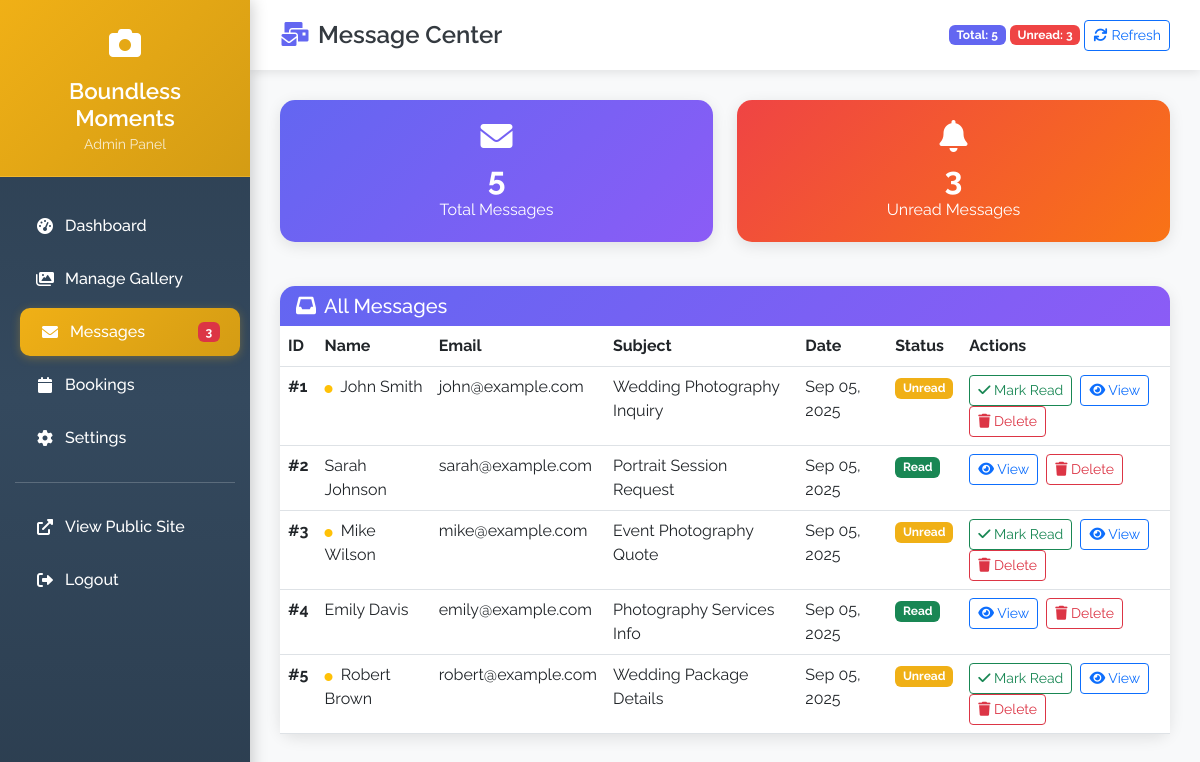
Page /admin/messages.php (signed in) on the committed database.
### tables this page shows
CREATE TABLE contact_messages (
    message_id INT PRIMARY KEY AUTO_INCREMENT,
    sender_name VARCHAR(100) NOT NULL,
    sender_email VARCHAR(100) NOT NULL,
    sender_phone VARCHAR(20),
    subject VARCHAR(200),
    message_content TEXT NOT NULL,
    submission_date TIMESTAMP DEFAULT CURRENT_TIMESTAMP,
    is_read BOOLEAN DEFAULT FALSE,
    replied_date DATETIME
);

### admin/messages.php (the view, shortened to what this page needs)
<?php
require_once '../includes/db_connect.php';
$total_messages = 0;
$unread_messages = 0;
$messages_result = null;
try {
    $total_messages = $conn->query("SELECT COUNT(*) as count FROM contact_messages")->fetch_assoc()['count'];
    $unread_messages = $conn->query("SELECT COUNT(*) as count FROM contact_messages WHERE is_read = FALSE")->fetch_assoc()['count'];
} catch (Exception $e) {
    $error_message = "Database error: " . $e->getMessage();
}
try {
    $messages_query = "SELECT * FROM contact_messages ORDER BY submission_date DESC";
    $messages_result = $conn->query($messages_query);
} catch (Exception $e) {
}
?>
<!DOCTYPE html>
<html lang="en">
<head>
    <link href="https://cdn.jsdelivr.net/npm/bootstrap@5.3.0/dist/css/bootstrap.min.css" rel="stylesheet">
    <link rel="stylesheet" href="https://cdnjs.cloudflare.com/ajax/libs/font-awesome/6.0.0/css/all.min.css">
</head>
<body>
    <div class="sidebar">
        <div class="sidebar-header">
            <div class="logo-icon">
                <i class="fas fa-camera"></i>
            </div>
            <h3>Boundless Moments</h3>
            <small style="color: rgba(255,255,255,0.8);">Admin Panel</small>
        </div>
        <div class="sidebar-menu">
            <ul>
                <li>
                    <a href="dashboard.php">
                        <i class="fas fa-tachometer-alt"></i>
                        Dashboard
                    </a>
                </li>
                <li>
                    <a href="manage-gallery.php">
                        <i class="fas fa-images"></i>
                        Manage Gallery
                    </a>
                </li>
                <li>
                    <a href="messages.php" class="active">
                        <i class="fas fa-envelope"></i>
                        Messages
                        <?php if($unread_messages > 0): ?>
                        <span class="badge bg-danger ms-auto"><?php echo $unread_messages; ?></span>
                        <?php endif; ?>
                    </a>
                </li>
                <li>
                    <a href="bookings.php">
                        <i class="fas fa-calendar"></i>
                        Bookings
                    </a>
                </li>
                <li>
                    <a href="settings.php">
                        <i class="fas fa-cog"></i>
                        Settings
                    </a>
                </li>
                <li style="margin-top: 20px; border-top: 1px solid rgba(255,255,255,0.2); padding-top: 20px;">
                    <a href="../index.php">
                        <i class="fas fa-external-link-alt"></i>
                        View Public Site
                    </a>
                </li>
                <li>
                    <a href="../logout.php">
                        <i class="fas fa-sign-out-alt"></i>
                        Logout
                    </a>
                </li>
            </ul>
        </div>
    </div>
    <div class="top-header">
        <h1><i class="fas fa-mail-bulk me-2" style="color: #6366f1;"></i>Message Center</h1>
        <div class="header-actions">
            <span class="badge" style="background-color: #6366f1;">Total: <?php echo $total_messages; ?></span>
            <span class="badge" style="background-color: #ef4444;">Unread: <?php echo $unread_messages; ?></span>
            <button class="btn btn-outline-primary btn-sm">
                <i class="fas fa-sync me-1"></i>Refresh
            </button>
        </div>
    </div>
    <div class="main-content">
        <div class="row mb-4">
            <div class="col-md-6">
                <div class="stats-card total">
                    <i class="fas fa-envelope fa-2x mb-2"></i>
                    <h3><?php echo $total_messages; ?></h3>
                    <p class="mb-0">Total Messages</p>
                </div>
            </div>
            <div class="col-md-6">
                <div class="stats-card unread">
                    <i class="fas fa-bell fa-2x mb-2"></i>
                    <h3><?php echo $unread_messages; ?></h3>
                    <p class="mb-0">Unread Messages</p>
                </div>
            </div>
        </div>
        <div class="card card-custom">
            <div class="card-header card-header-custom">
                <h5 class="mb-0"><i class="fas fa-inbox me-2"></i>All Messages</h5>
            </div>
            <div class="card-body p-0">
                <div class="table-responsive">
                    <table class="table table-hover mb-0">
                        <thead class="table-custom">
                            <tr>
                                <th>ID</th>
                                <th>Name</th>
                                <th>Email</th>
                                <th>Subject</th>
                                <th>Date</th>
                                <th>Status</th>
                                <th>Actions</th>
                            </tr>
                        </thead>
                        <tbody>
                            <?php
                            if ($messages_result && $messages_result->num_rows > 0) {
                                while($message = $messages_result->fetch_assoc()) {
                                    $unread_class = !$message['is_read'] ? 'message-unread' : '';
                                    ?>
                                    <tr class="<?php echo $unread_class; ?>">
                                        <td><strong>#<?php echo $message['message_id']; ?></strong></td>
                                        <td>
                                            <?php if (!$message['is_read']): ?>
                                                <i class="fas fa-circle text-warning me-1" style="font-size: 8px;"></i>
                                            <?php endif; ?>
                                            <?php echo htmlspecialchars($message['sender_name']); ?>
                                        </td>
                                        <td><?php echo htmlspecialchars($message['sender_email']); ?></td>
                                        <td><?php echo htmlspecialchars($message['subject'] ?? 'No Subject'); ?></td>
                                        <td><?php echo date('M d, Y', strtotime($message['submission_date'])); ?></td>
                                        <td>
                                            <?php if($message['is_read']): ?>
                                                <span class="badge bg-success">Read</span>
                                            <?php else: ?>
                                                <span class="badge" style="background-color: #f0b016;">Unread</span>
                                            <?php endif; ?>
                                        </td>
                                        <td>
                                            <?php if (!$message['is_read']): ?>
                                                <a href="?mark_read=<?php echo $message['message_id']; ?>"
                                                   class="btn btn-sm btn-outline-success me-1">
                                                    <i class="fas fa-check"></i> Mark Read
                                                </a>
                                            <?php endif; ?>
                                            <button class="btn btn-sm btn-outline-primary me-1"
                                                    data-bs-toggle="modal"
                                                    data-bs-target="#messageModal<?php echo $message['message_id']; ?>">
                                                <i class="fas fa-eye"></i> View
                                            </button>
                                            <a href="?delete=<?php echo $message['message_id']; ?>&confirm=1"
                                               class="btn btn-sm btn-outline-danger"
                                               onclick="return confirm('Are you sure you want to delete this message?')">
                                                <i class="fas fa-trash"></i> Delete
                                            </a>
                                        </td>
                                    </tr>
                                    <?php
                                }
                            } else {
                                echo '<tr><td colspan="7" class="text-center py-4"><i class="fas fa-inbox fa-2x text-muted mb-2"></i><br>No messages yet</td></tr>';
                            }
                            ?>
                        </tbody>
                    </table>
                </div>
            </div>
        </div>
    </div>
</body>
</html>

### admin/messages.php (style rules this page uses)
body { font-family: 'Raleway', sans-serif; background-color: #f8f9fa; }
.sidebar { position: fixed; top: 0; left: 0; height: 100vh; width: 250px; background: linear-gradient(180deg, #2c3e50 0%, #34495e 50%, #2c3e50 100%); box-shadow: 2px 0 15px rgba(0,0,0,0.2); z-index: 1000; transition: all 0.3s ease; }
.sidebar-header { padding: 20px; text-align: center; border-bottom: 1px solid rgba(255,255,255,0.1); background: linear-gradient(135deg, #f0b016 0%, #d49c14 100%); }
.sidebar-header h3 { color: white; font-weight: 600; margin: 0; font-size: 1.4rem; }
.sidebar-header .logo-icon { font-size: 2rem; color: white; margin-bottom: 10px; }
.sidebar-menu { padding: 20px 0; }
.sidebar-menu ul { list-style: none; padding: 0; margin: 0; }
.sidebar-menu li { margin: 5px 15px; }
.sidebar-menu a { display: flex; align-items: center; padding: 12px 20px; color: white; text-decoration: none; border-radius: 10px; transition: all 0.3s ease; font-weight: 500; }
.sidebar-menu a.active { background: linear-gradient(135deg, #f0b016 0%, #d49c14 100%); box-shadow: 0 2px 10px rgba(240, 176, 22, 0.3); transform: translateX(5px); }
.sidebar-menu a i { margin-right: 10px; width: 20px; text-align: center; }
.top-header { position: fixed; top: 0; left: 250px; right: 0; height: 70px; background-color: white; box-shadow: 0 2px 10px rgba(0,0,0,0.1); z-index: 999; display: flex; align-items: center; justify-content: space-between; padding: 0 30px; }
.top-header h1 { margin: 0; color: #343a40; font-weight: 600; font-size: 1.5rem; }
.main-content { margin-left: 250px; margin-top: 70px; padding: 30px; min-height: calc(100vh - 70px); }
.stats-card { border-radius: 15px; padding: 20px; text-align: center; margin-bottom: 20px; color: white; border: none; box-shadow: 0 4px 15px rgba(0,0,0,0.1); }
.stats-card.total { background: linear-gradient(135deg, #6366f1 0%, #8b5cf6 100%); }
.stats-card.unread { background: linear-gradient(135deg, #ef4444 0%, #f97316 100%); }
.stats-card h3 { font-size: 2rem; font-weight: bold; margin: 0; }
.card-custom { border: none; border-radius: 15px; box-shadow: 0 4px 15px rgba(0,0,0,0.1); margin-bottom: 30px; }
.card-header-custom { background: linear-gradient(135deg, #6366f1 0%, #8b5cf6 100%); color: white; font-weight: 600; border-radius: 15px 15px 0 0 !important; border: none; }
.message-unread { background-color: rgba(240, 176, 22, 0.1); }

### rows in the picture
contact_messages: message_id "1", is_read 0 (drawn), sender_name "John Smith", sender_email "john@example.com", subject "Wedding Photography Inquiry", submission_date "Sep 05, 2025"
contact_messages: message_id "2", sender_name "Sarah Johnson", sender_email "sarah@example.com", subject "Portrait Session Request", submission_date "Sep 05, 2025", is_read "Read"
contact_messages: message_id "3", is_read 0 (drawn), sender_name "Mike Wilson", sender_email "mike@example.com", subject "Event Photography Quote", submission_date "Sep 05, 2025"
contact_messages: message_id "4", sender_name "Emily Davis", sender_email "emily@example.com", subject "Photography Services Info", submission_date "Sep 05, 2025", is_read "Read"
contact_messages: message_id "5", is_read 0 (drawn), sender_name "Robert Brown", sender_email "robert@example.com", subject "Wedding Package Details", submission_date "Sep 05, 2025"

### other values in the picture
$unread_messages "3"
$total_messages "5"
